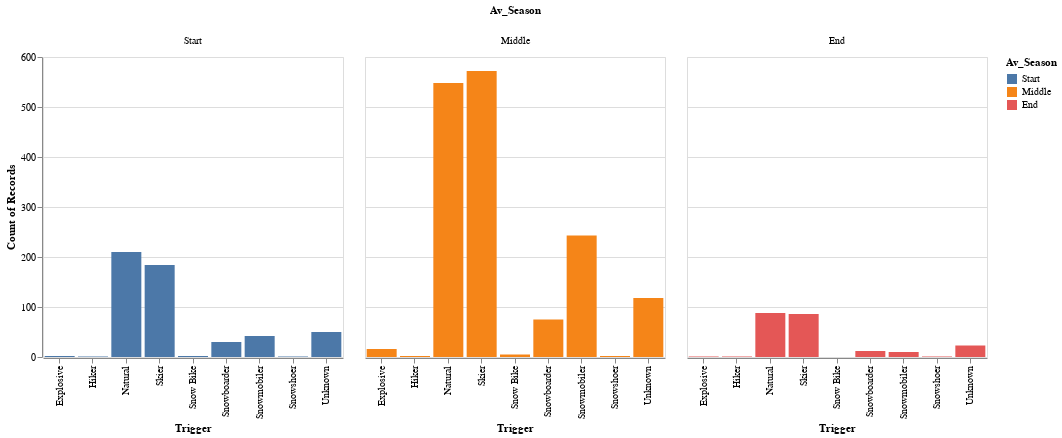

Write notebook code for a chart like this one.
### Code cell
chart = alt.Chart(av_seasons, width=300).mark_bar().encode(
    x="Trigger:N",
    y="count():Q",
    color=alt.Color("Av_Season:N").sort(["Start", "Middle", "End"]),
    column=alt.Column("Av_Season:N").sort(["Start", "Middle", "End"]),
    tooltip="count():Q"
)

chart

### Figure 1 — Vega-Lite specification as saved in the notebook (floating-point values rounded to 4 significant figures; data arrays with more than 128 entries replaced by an {"elided": "..."} marker saying what was removed)
{"config": {"view": {"continuousWidth": 300, "continuousHeight": 300}}, "data": {"name": "data-910543c023cb4e5799e48b07329b8a1f"}, "mark": {"type": "bar"}, "encoding": {"color": {"field": "Av_Season", "sort": ["Start", "Middle", "End"], "type": "nominal"}, "column": {"field": "Av_Season", "sort": ["Start", "Middle", "End"], "type": "nominal"}, "tooltip": {"aggregate": "count", "type": "quantitative"}, "x": {"field": "Trigger", "type": "nominal"}, "y": {"aggregate": "count", "type": "quantitative"}}, "width": 300, "$schema": "https://vega.github.io/schema/vega-lite/v5.17.0.json", "datasets": {"data-910543c023cb4e5799e48b07329b8a1f": {"elided": "2325 records"}}}
